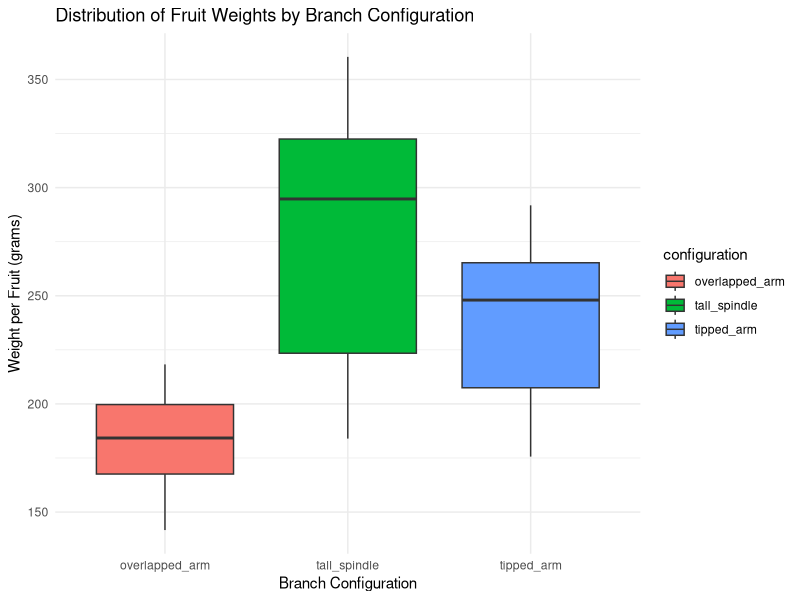
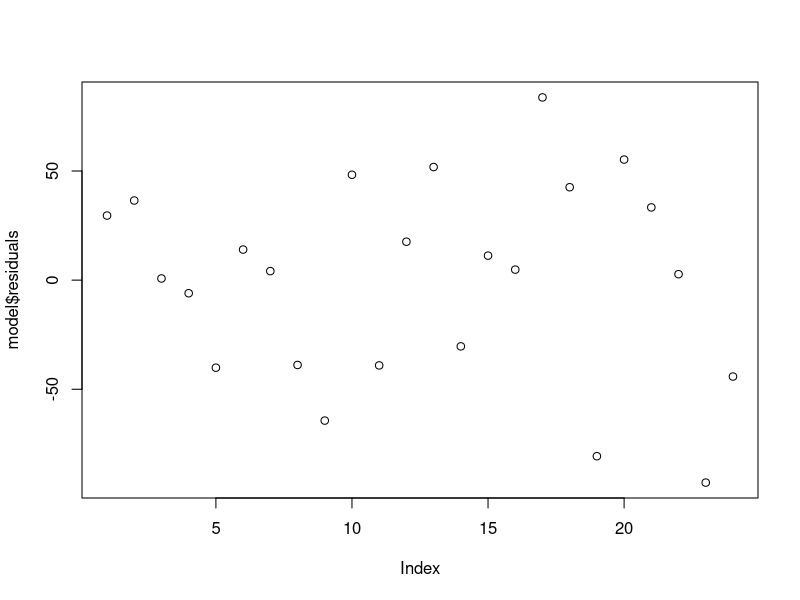
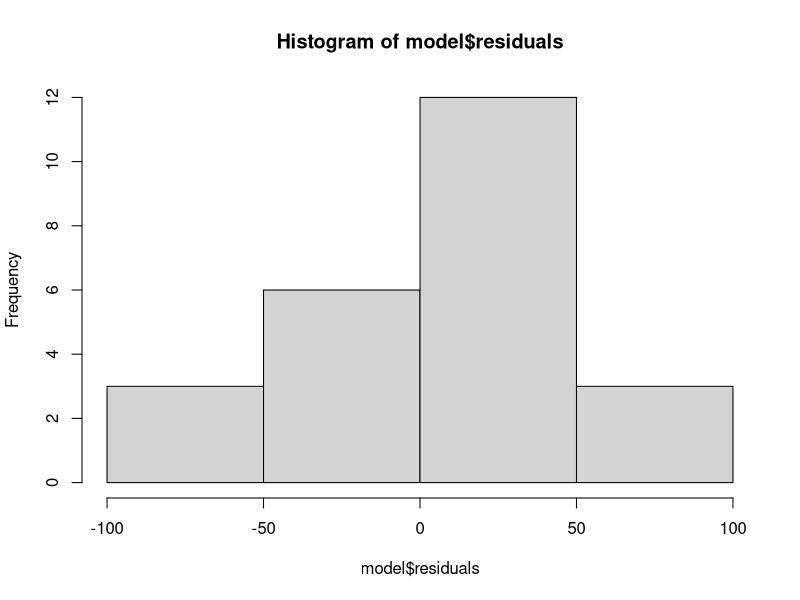
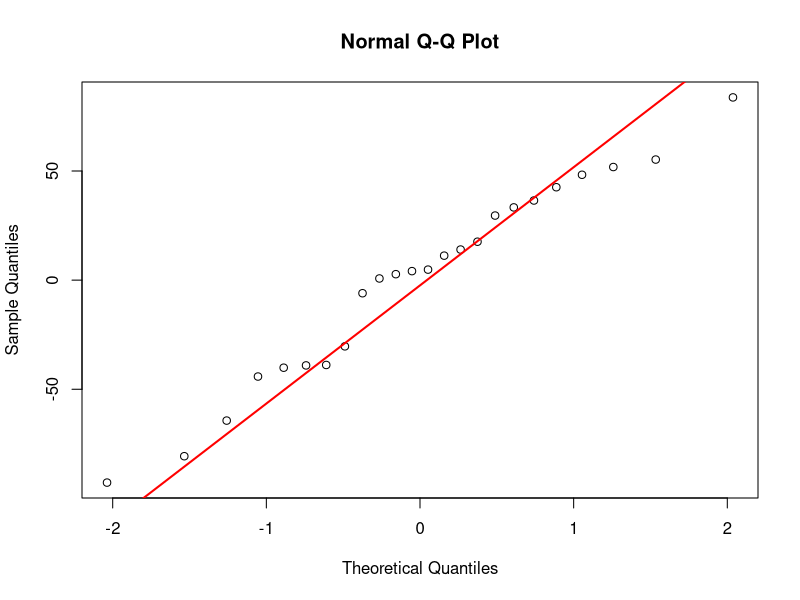
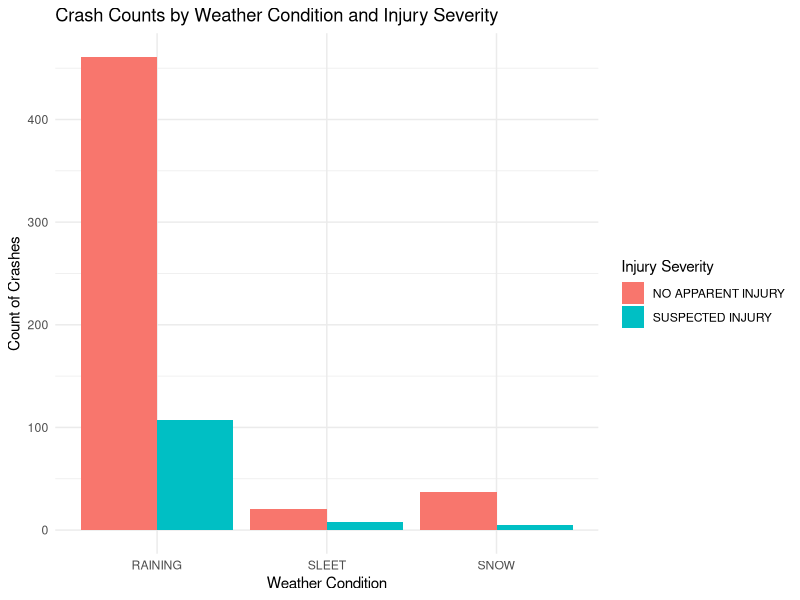

The R source for these figures, in order:
## ---- chunk 1
# Loading libraries for analysis
library(dplyr)
library(ggplot2)
library(tidyverse)
## ---- chunk 2
# Loading provided raw data
apples <- read.csv('data/fuji_apples.csv')

# Cleaning raw data
colnames(apples) <- c("index", "weight", "configuration")
apples$index <- apples$index - 1
rownames(apples) <- apples$index
apples <- subset(apples, select = -index)

# Explore dataframe
head(apples)
summary(apples)
## ---- chunk 3
# Descriptive statistics
descriptive_stats <- apples %>%
  group_by(configuration) %>%
  summarise(
    mean_weight = mean(weight, na.rm = TRUE),
    sd_weight = sd(weight, na.rm = TRUE),
    min_weight = min(weight, na.rm = TRUE),
    max_weight = max(weight, na.rm = TRUE)
  )
print(descriptive_stats)
## ---- chunk 4
ggplot(apples, aes(x = configuration, y = weight, fill = configuration)) +
  geom_boxplot() +
  theme_minimal() +
  labs(
    title = "Distribution of Fruit Weights by Branch Configuration",
    x = "Branch Configuration",
    y = "Weight per Fruit (grams)"
  ) +
  theme_minimal()
## ---- chunk 5
model <- lm(weight ~ configuration, data = apples)

# independence - residual plot
plot(model$residuals)

# normality - histogram, QQ plot, shapiro-Wilk
hist(model$residuals)
qqnorm(model$residuals)
qqline(model$residuals, col = "red", lwd = 2)
shapiro.test(model$residuals)
## ---- chunk 6
anova_result <- aov(weight ~ configuration, data = apples)
summary(anova_result)
## ---- chunk 7
post_hoc <- TukeyHSD(anova_result)
print(post_hoc)
## ---- chunk 8
# Loading provided raw data
crash <- read.csv('data/maryland_crash.csv')

# Cleaning provided raw data
crash <- crash[!duplicated(crash), ] # remove duplicate rows

# Explore dataframe
head(crash)
## ---- chunk 9
# Descriptive analysis
contingency_table <- table(crash$Weather, crash$Injury.Severity)
print(contingency_table)

prop_table <- prop.table(contingency_table, margin = 1)
print(round(prop_table, 2))
## ---- chunk 10
crash_table <- data.frame(
  Weather = rep(c("RAINING", "SLEET", "SNOW"), each = 2),
  Injury.Severity = rep(c("NO APPARENT INJURY", "SUSPECTED INJURY"), times = 3),
  Count = c(461, 107, 21, 8, 37, 5)
)

ggplot(crash_table, aes(x = Weather, y = Count, fill = Injury.Severity)) +
  geom_bar(stat = "identity", position = "dodge") +
  labs(
    title = "Crash Counts by Weather Condition and Injury Severity",
    x = "Weather Condition",
    y = "Count of Crashes",
    fill = "Injury Severity"
  ) +
  theme_minimal()
## ---- chunk 11
chi_sq_result <- chisq.test(contingency_table)
print(chi_sq_result)
## ---- chunk 12
any(duplicated(crash))
## ---- chunk 13
chi_sq_result$expected
